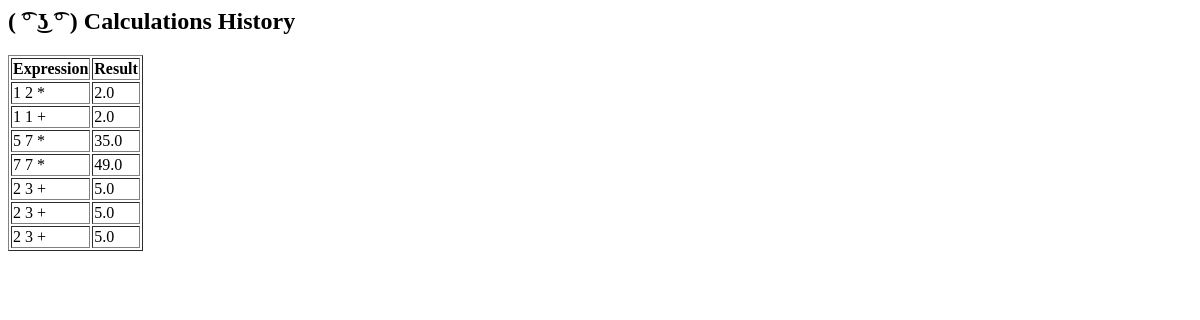
Before: / with the older database file.
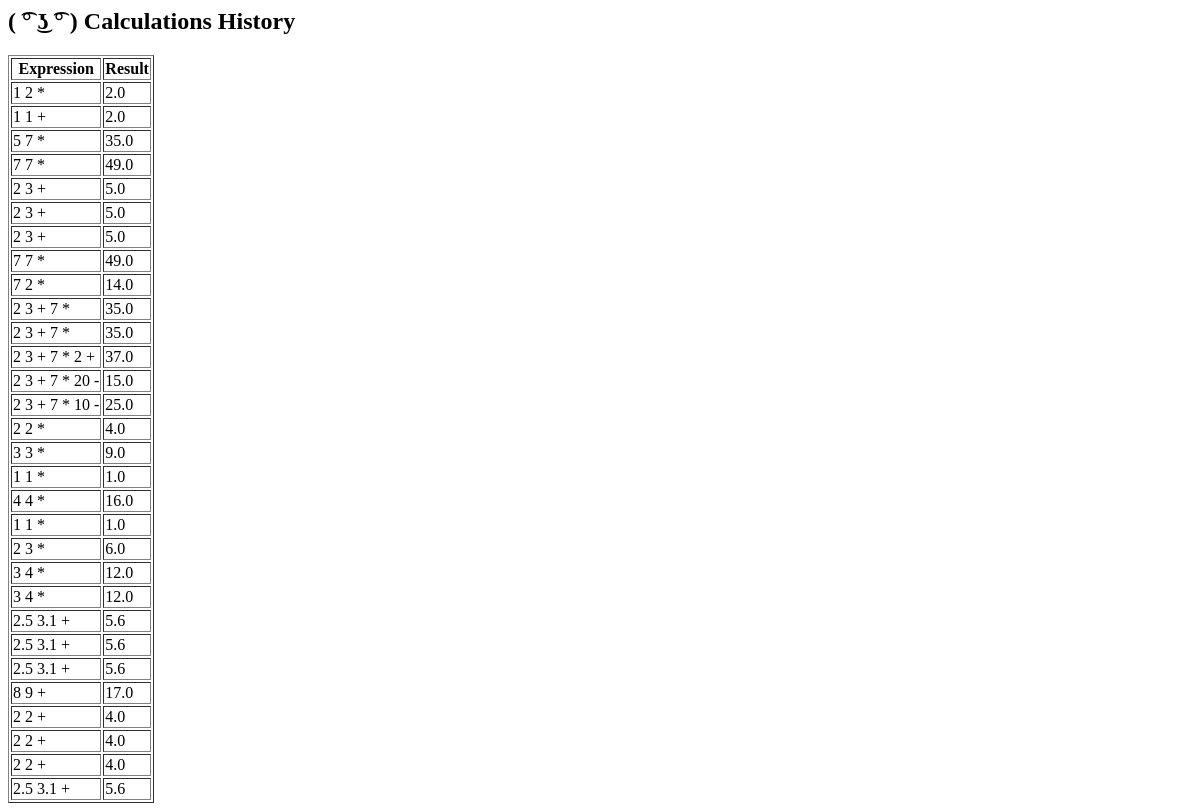
After: the same page with the newer database file.
### models.py (models this page shows)
class Calculation(Base):
    __tablename__ = "calculations"
    id = Column(Integer, primary_key=True, index=True)
    expression = Column(String, index=True)
    result = Column(Float)

### routers.py (the view)
@router.get("/", response_class=HTMLResponse)
async def home_page(request: Request, db: Session = Depends(get_db)):
    calculations = db.query(models.Calculation).all()
    return templates.TemplateResponse("home_page.html", {"request": request, "calculations": calculations})

### templates/home_page.html (shortened to what this page needs)
<html>
<head>
</head>
<body>
    <h2>( ͡° ͜ʖ ͡° ) Calculations History</h2>
    <table border="1">
        <tr>
            <th>Expression</th>
            <th>Result</th>
        </tr>
        {% for calculation in calculations %}
        <tr>
            <td>{{ calculation.expression }}</td>
            <td>{{ calculation.result }}</td>
        </tr>
        {% endfor %}
    </table>
</body>
</html>

Changed rows visible on the page:
added Calculation: expression "7 7 *", result "49.0"
added Calculation: expression "7 2 *", result "14.0"
added Calculation: expression "2 3 + 7 *", result "35.0"
added Calculation: expression "2 3 + 7 *", result "35.0"
added Calculation: expression "2 3 + 7 * 2 +", result "37.0"
added Calculation: expression "2 3 + 7 * 20 -", result "15.0"
added Calculation: expression "2 3 + 7 * 10 -", result "25.0"
added Calculation: expression "2 2 *", result "4.0"
added Calculation: expression "3 3 *", result "9.0"
added Calculation: expression "1 1 *", result "1.0"
added Calculation: expression "4 4 *", result "16.0"
added Calculation: expression "1 1 *", result "1.0"
added Calculation: expression "2 3 *", result "6.0"
added Calculation: expression "3 4 *", result "12.0"
added Calculation: expression "3 4 *", result "12.0"
added Calculation: expression "2.5 3.1 +", result "5.6"
added Calculation: expression "2.5 3.1 +", result "5.6"
added Calculation: expression "2.5 3.1 +", result "5.6"
added Calculation: expression "8 9 +", result "17.0"
added Calculation: expression "2 2 +", result "4.0"
added Calculation: expression "2 2 +", result "4.0"
added Calculation: expression "2 2 +", result "4.0"
added Calculation: expression "2.5 3.1 +", result "5.6"
